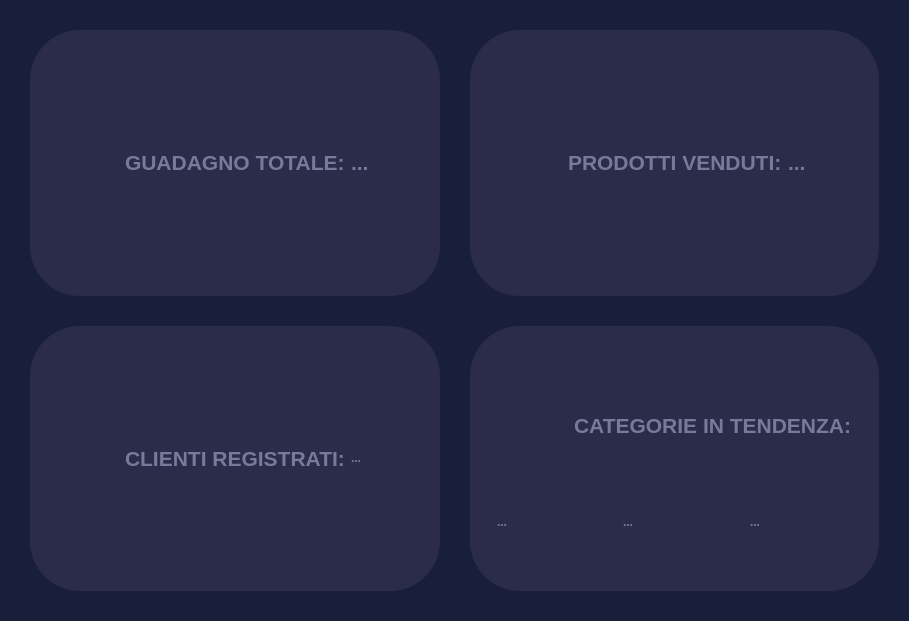
<?xml version="1.0" encoding="UTF-8"?>
<ui version="4.0">
 <class>StatisticheContent</class>
 <widget class="QWidget" name="StatisticheContent">
  <property name="geometry">
   <rect>
    <x>0</x>
    <y>0</y>
    <width>909</width>
    <height>621</height>
   </rect>
  </property>
  <property name="windowTitle">
   <string>Form</string>
  </property>
  <property name="styleSheet">
   <string notr="true">#StatisticheContent{
	background-color:#1a1f39;
}
QFrame{
	color:#78799c;
	background-color:#2a2c49;
	border-radius: 50%;
}
QPushButton{
	color:#78799c;
	background-color:#2a2c49;
	border: 0px;
}
QLabel{
	color:#78799c;
	background-color:#2a2c49;
	border-radius: 50%;
    font-weight: bold;
}</string>
  </property>
  <layout class="QGridLayout" name="gridLayout">
   <property name="leftMargin">
    <number>30</number>
   </property>
   <property name="topMargin">
    <number>30</number>
   </property>
   <property name="rightMargin">
    <number>30</number>
   </property>
   <property name="bottomMargin">
    <number>30</number>
   </property>
   <property name="spacing">
    <number>30</number>
   </property>
   <item row="0" column="1">
    <widget class="QFrame" name="topleft">
     <property name="maximumSize">
      <size>
       <width>700</width>
       <height>500</height>
      </size>
     </property>
     <property name="styleSheet">
      <string notr="true"/>
     </property>
     <property name="frameShape">
      <enum>QFrame::StyledPanel</enum>
     </property>
     <property name="frameShadow">
      <enum>QFrame::Plain</enum>
     </property>
     <layout class="QHBoxLayout" name="horizontalLayout_4">
      <item>
       <widget class="QPushButton" name="pushButton">
        <property name="text">
         <string notr="true"/>
        </property>
        <property name="icon">
         <iconset resource="../resources.qrc">
          <normaloff>:/purpleIcons/assets/#78799c(purple) icons/dollar-sign.svg</normaloff>:/purpleIcons/assets/#78799c(purple) icons/dollar-sign.svg</iconset>
        </property>
        <property name="iconSize">
         <size>
          <width>48</width>
          <height>48</height>
         </size>
        </property>
       </widget>
      </item>
      <item alignment="Qt::AlignRight|Qt::AlignVCenter">
       <widget class="QLabel" name="label">
        <property name="font">
         <font>
          <family>Leelawadee UI</family>
          <bold>true</bold>
         </font>
        </property>
        <property name="frameShape">
         <enum>QFrame::StyledPanel</enum>
        </property>
        <property name="text">
         <string>&lt;html&gt;&lt;head/&gt;&lt;body&gt;&lt;p&gt;&lt;span style=&quot; font-size:16pt; font-weight:700;&quot;&gt;GUADAGNO TOTALE:&lt;/span&gt;&lt;/p&gt;&lt;/body&gt;&lt;/html&gt;</string>
        </property>
       </widget>
      </item>
      <item alignment="Qt::AlignLeft|Qt::AlignVCenter">
       <widget class="QLabel" name="guadagnoTotaleLabel">
        <property name="maximumSize">
         <size>
          <width>16777215</width>
          <height>100</height>
         </size>
        </property>
        <property name="font">
         <font>
          <family>Leelawadee UI</family>
          <bold>true</bold>
         </font>
        </property>
        <property name="text">
         <string>&lt;html&gt;&lt;head/&gt;&lt;body&gt;&lt;p&gt;&lt;span style=&quot; font-size:16pt; font-weight:700;&quot;&gt;...&lt;/span&gt;&lt;/p&gt;&lt;/body&gt;&lt;/html&gt;</string>
        </property>
       </widget>
      </item>
     </layout>
    </widget>
   </item>
   <item row="1" column="1">
    <widget class="QFrame" name="botleft">
     <property name="maximumSize">
      <size>
       <width>700</width>
       <height>500</height>
      </size>
     </property>
     <property name="frameShape">
      <enum>QFrame::StyledPanel</enum>
     </property>
     <property name="frameShadow">
      <enum>QFrame::Plain</enum>
     </property>
     <layout class="QHBoxLayout" name="horizontalLayout_2">
      <item>
       <widget class="QPushButton" name="pushButton_3">
        <property name="text">
         <string/>
        </property>
        <property name="icon">
         <iconset resource="../resources.qrc">
          <normaloff>:/purpleIcons/assets/#78799c(purple) icons/users.svg</normaloff>:/purpleIcons/assets/#78799c(purple) icons/users.svg</iconset>
        </property>
        <property name="iconSize">
         <size>
          <width>48</width>
          <height>48</height>
         </size>
        </property>
       </widget>
      </item>
      <item>
       <widget class="QLabel" name="label_5">
        <property name="text">
         <string>&lt;html&gt;&lt;head/&gt;&lt;body&gt;&lt;p&gt;&lt;span style=&quot; font-size:16pt; font-weight:700;&quot;&gt;CLIENTI REGISTRATI:&lt;/span&gt;&lt;/p&gt;&lt;/body&gt;&lt;/html&gt;</string>
        </property>
       </widget>
      </item>
      <item>
       <widget class="QLabel" name="clientiProprietariLabel">
        <property name="maximumSize">
         <size>
          <width>16777215</width>
          <height>100</height>
         </size>
        </property>
        <property name="text">
         <string>...</string>
        </property>
       </widget>
      </item>
     </layout>
    </widget>
   </item>
   <item row="1" column="2">
    <widget class="QFrame" name="botright">
     <property name="maximumSize">
      <size>
       <width>700</width>
       <height>500</height>
      </size>
     </property>
     <property name="frameShape">
      <enum>QFrame::StyledPanel</enum>
     </property>
     <property name="frameShadow">
      <enum>QFrame::Plain</enum>
     </property>
     <layout class="QVBoxLayout" name="verticalLayout">
      <item alignment="Qt::AlignBottom">
       <widget class="QFrame" name="frame">
        <property name="frameShape">
         <enum>QFrame::StyledPanel</enum>
        </property>
        <property name="frameShadow">
         <enum>QFrame::Raised</enum>
        </property>
        <layout class="QHBoxLayout" name="horizontalLayout_5">
         <item>
          <widget class="QFrame" name="frame_2">
           <property name="frameShape">
            <enum>QFrame::StyledPanel</enum>
           </property>
           <property name="frameShadow">
            <enum>QFrame::Raised</enum>
           </property>
           <layout class="QHBoxLayout" name="horizontalLayout_6">
            <item>
             <widget class="QPushButton" name="pushButton_4">
              <property name="text">
               <string/>
              </property>
              <property name="icon">
               <iconset resource="../resources.qrc">
                <normaloff>:/purpleIcons/assets/#78799c(purple) icons/trending-up.svg</normaloff>:/purpleIcons/assets/#78799c(purple) icons/trending-up.svg</iconset>
              </property>
              <property name="iconSize">
               <size>
                <width>48</width>
                <height>48</height>
               </size>
              </property>
             </widget>
            </item>
           </layout>
          </widget>
         </item>
         <item>
          <widget class="QFrame" name="frame_3">
           <property name="frameShape">
            <enum>QFrame::StyledPanel</enum>
           </property>
           <property name="frameShadow">
            <enum>QFrame::Raised</enum>
           </property>
           <layout class="QHBoxLayout" name="horizontalLayout_7">
            <item>
             <widget class="QLabel" name="label_2">
              <property name="text">
               <string>&lt;html&gt;&lt;head/&gt;&lt;body&gt;&lt;p&gt;&lt;span style=&quot; font-size:16pt;&quot;&gt;CATEGORIE IN TENDENZA:&lt;/span&gt;&lt;/p&gt;&lt;/body&gt;&lt;/html&gt;</string>
              </property>
             </widget>
            </item>
           </layout>
          </widget>
         </item>
        </layout>
       </widget>
      </item>
      <item>
       <widget class="QFrame" name="frame_4">
        <property name="frameShape">
         <enum>QFrame::StyledPanel</enum>
        </property>
        <property name="frameShadow">
         <enum>QFrame::Raised</enum>
        </property>
        <layout class="QHBoxLayout" name="horizontalLayout">
         <item>
          <widget class="QFrame" name="frame_7">
           <property name="frameShape">
            <enum>QFrame::StyledPanel</enum>
           </property>
           <property name="frameShadow">
            <enum>QFrame::Raised</enum>
           </property>
           <layout class="QVBoxLayout" name="verticalLayout_2">
            <item>
             <widget class="QLabel" name="cat1">
              <property name="text">
               <string>...</string>
              </property>
             </widget>
            </item>
           </layout>
          </widget>
         </item>
         <item>
          <widget class="QFrame" name="frame_5">
           <property name="frameShape">
            <enum>QFrame::StyledPanel</enum>
           </property>
           <property name="frameShadow">
            <enum>QFrame::Raised</enum>
           </property>
           <layout class="QVBoxLayout" name="verticalLayout_4">
            <item>
             <widget class="QLabel" name="cat2">
              <property name="text">
               <string>...</string>
              </property>
             </widget>
            </item>
           </layout>
          </widget>
         </item>
         <item>
          <widget class="QFrame" name="frame_6">
           <property name="frameShape">
            <enum>QFrame::StyledPanel</enum>
           </property>
           <property name="frameShadow">
            <enum>QFrame::Raised</enum>
           </property>
           <layout class="QVBoxLayout" name="verticalLayout_3">
            <item>
             <widget class="QLabel" name="cat3">
              <property name="text">
               <string>...</string>
              </property>
             </widget>
            </item>
           </layout>
          </widget>
         </item>
        </layout>
       </widget>
      </item>
     </layout>
    </widget>
   </item>
   <item row="0" column="2">
    <widget class="QFrame" name="topright">
     <property name="maximumSize">
      <size>
       <width>700</width>
       <height>500</height>
      </size>
     </property>
     <property name="frameShape">
      <enum>QFrame::StyledPanel</enum>
     </property>
     <property name="frameShadow">
      <enum>QFrame::Plain</enum>
     </property>
     <layout class="QHBoxLayout" name="horizontalLayout_3">
      <item>
       <widget class="QPushButton" name="pushButton_2">
        <property name="text">
         <string/>
        </property>
        <property name="icon">
         <iconset resource="../resources.qrc">
          <normaloff>:/purpleIcons/assets/#78799c(purple) icons/shopping-bag.svg</normaloff>:/purpleIcons/assets/#78799c(purple) icons/shopping-bag.svg</iconset>
        </property>
        <property name="iconSize">
         <size>
          <width>48</width>
          <height>48</height>
         </size>
        </property>
       </widget>
      </item>
      <item alignment="Qt::AlignRight">
       <widget class="QLabel" name="label_3">
        <property name="font">
         <font>
          <family>Leelawadee UI</family>
          <bold>true</bold>
         </font>
        </property>
        <property name="text">
         <string>&lt;html&gt;&lt;head/&gt;&lt;body&gt;&lt;p&gt;&lt;span style=&quot; font-size:16pt; font-weight:700;&quot;&gt;PRODOTTI VENDUTI:&lt;/span&gt;&lt;/p&gt;&lt;/body&gt;&lt;/html&gt;</string>
        </property>
       </widget>
      </item>
      <item>
       <widget class="QLabel" name="prodottiVendutiLabel">
        <property name="maximumSize">
         <size>
          <width>16777215</width>
          <height>100</height>
         </size>
        </property>
        <property name="font">
         <font>
          <family>Leelawadee UI</family>
          <pointsize>16</pointsize>
          <bold>true</bold>
         </font>
        </property>
        <property name="text">
         <string>&lt;html&gt;&lt;head/&gt;&lt;body&gt;&lt;p&gt;&lt;span style=&quot; font-weight:700;&quot;&gt;...&lt;/span&gt;&lt;/p&gt;&lt;/body&gt;&lt;/html&gt;</string>
        </property>
       </widget>
      </item>
     </layout>
    </widget>
   </item>
  </layout>
 </widget>
 <resources>
  <include location="../resources.qrc"/>
 </resources>
 <connections/>
</ui>
